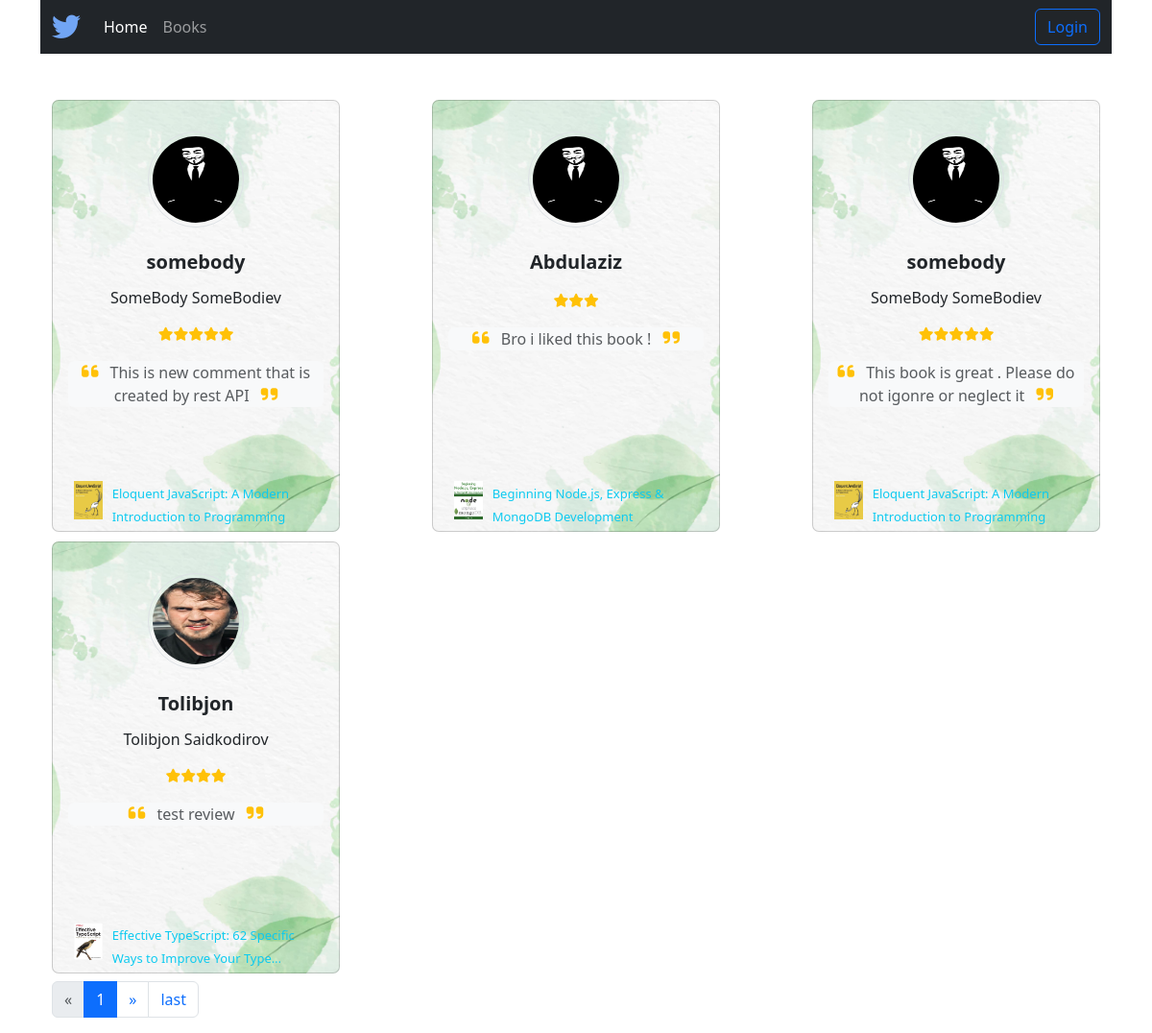
/home/, run on the app's committed database.
### books/models.py (models this page shows, shortened)
class BookReview(models.Model):
    user = models.ForeignKey(CustomUser, on_delete = models.CASCADE)
    book = models.ForeignKey(Book, on_delete=models.CASCADE, related_name="reviews")
    comment = models.TextField()
    stars_given = models.IntegerField(validators = [MinValueValidator(1), MaxValueValidator(5)])
    created_at = models.DateTimeField(default = timezone.now)

class Book(models.Model):
    title = models.CharField(max_length = 250)
    description = models.TextField()
    isbn = models.CharField(max_length = 17)
    cover_picture = models.ImageField(upload_to="books/" , default="default_cover_picture.jpg")

### users/models.py (models this page shows)
class CustomUser(AbstractUser):
    profile_picture = models.ImageField(default='users/default_profile_picture.jpg', upload_to='users/')

### goodreads_v1/views.py (the view)
# urls.py: path("home/", home_page, name="home_page"),
def home_page(request):
    reviews = BookReview.objects.all().order_by("-created_at")
    for review in reviews:
        review.stars_given = [ star for star in range(review.stars_given) ]
    paginator = Paginator(reviews, 4)
    page = request.GET.get('page', 1)
    paginated_page = paginator.get_page(page)
    context = {
        "reviews": paginated_page
    }
    return render(request,'home_page.html', context)

### templates/home_page.html (shortened to what this page needs)
{% extends "base.html" %}
{% load static %}
{% block content %}
{% if reviews %}
<div class="mb-2 mt-5 review_container">
    {% for review in reviews %}
<div class="card">
    <div class="card-body py-4 mt-2">
      <div class="d-flex justify-content-center mb-4">
        <img src="{{ review.user.profile_picture.url }}"
          class="rounded-circle border p-1" width="100" height="100" />
      </div>
      <h5 class="fw-bold text-center"> {{ review.user.username }} </h5>
      <h6 class="my-3 text-center"> {{review.user.get_full_name}} </h6>
      <ul class="list-unstyled d-flex justify-content-center">
        {% for star in review.stars_given %}
        <li>
            <i class="fas fa-star fa-sm text-warning"></i>
        </li>
        {% endfor %}
      </ul>
      <p class="mb-2 text-center bg-light rounded">
        <i class="fas fa-quote-left pe-2 fs-5 text-warning"></i>
        <span class="text-muted">{{ review.comment| truncatechars:90 }}</span>
        <i class="fas fa-quote-right ps-2 fs-5 text-warning"></i>
      </p>
    </div>
    <div class="row mx-auto mb-1">
        <div class="col col-2 mx-auto profile_picture_wrapper_tiny ">
            <img src="{{ review.book.cover_picture.url }}" alt="" class="profile_pic ">
        </div>
        <div class="col col-10">
            <a href="{% url "books:detail" review.book.id %}" class="small_text text-info">
                {{ review.book.title|truncatechars:60 }}
            </a>
        </div>
      </div>
  </div>
{% endfor %}
</div>
<nav aria-label="Page navigation example">
    <ul class="pagination">
        {% if reviews.has_previous %}
        <li class="page-item">
            <a class="page-link" href="{% url "home_page" %}?page=1">first</a>
        </li>
        <li class="page-item">
            <a class="page-link" href="{% url "home_page" %}?page={{ reviews.previous_page_number }}" aria-label="Previous">
              <span aria-hidden="true">&laquo;</span>
            </a>
        </li>
        {% else %}
        <li class="page-item disabled">
            <a class="page-link" aria-label="Previous">
              <span aria-hidden="true">&laquo;</span>
            </a>
        </li>
        {% endif %}
        <li class="page-item active"><a class="page-link">{{ reviews.number }}</a></li>
        {% if reviews.has_next %}
        <li class="page-item">
            <a class="page-link" href="{% url "home_page" %}?page={{ reviews.next_page_number }}" aria-label="Next">
              <span aria-hidden="true">&raquo;</span>
            </a>
          </li>
        <li class="page-item">
            <a class="page-link" href="{% url "home_page" %}?page={{ reviews.paginator.num_pages }}">last</a>
        </li>
        {% else %}
        <li class="page-item disabled">
            <a class="page-link" aria-label="Next">
              <span aria-hidden="true">&raquo;</span>
            </a>
        </li>
        {% endif %}
    </ul>
  </nav>
{% else %}
<p>No reviews found</p>
{% endif %}
{% endblock content %}

### templates/base.html (shortened to what this page needs)
{% load static %}
<!DOCTYPE html>
<html lang="en">
<head>
    <link href="https://cdn.jsdelivr.net/npm/bootstrap@5.3.2/dist/css/bootstrap.min.css" rel="stylesheet">
    <link rel="stylesheet" href="https://cdnjs.cloudflare.com/ajax/libs/font-awesome/6.5.1/css/all.min.css" />
    <link rel="stylesheet" href="{% static "css/main.css" %}">
</head>
<body>
    <div class="container">
        {% include "partials/navbar.html" %}
        <div class="container-fluid mt-3">
            {% block content %}
            {% endblock content %}
        </div>
    </div>
</body>
</html>

### templates/partials/navbar.html (shortened to what this page needs)
{% url "home_page" as home_page_url %}
{% url "books:books" as books_list_url %}
<nav class="navbar navbar-expand-lg navbar-dark bg-dark">
    <div class="container-fluid">
      <a class="navbar-brand" href="{% url "landing_page" %}"><i class="fab fa-twitter fa-xl" style="color: #71a5f4;"></i></a>
      <div class="collapse navbar-collapse" id="navbarSupportedContent">
        <ul class="navbar-nav me-auto mb-2 mb-lg-0">
          <li class="nav-item">
            <a class="nav-link {% if request.path == home_page_url %} active {% endif %}" aria-current="page" href="{% url "home_page" %}">Home</a>
          </li>
          <li class="nav-item">
            <a class="nav-link {% if request.path == books_list_url %} active {% endif %}" aria-current="page" href="{% url "books:books" %}">Books</a>
          </li>
        </ul>
        <div class="div">
          {% if request.user.is_authenticated %}
          <li class="nav-item dropdown ">
            <button class="btn btn-dark dropdown-toggle" data-bs-toggle="dropdown" aria-expanded="false">
              {{ request.user.username }}
            </button>
            <ul class="dropdown-menu dropdown-menu-dark">
              <li><a class="dropdown-item" href="{% url "users:profile" %}">Profile</a></li>
              <li><hr class="dropdown-divider bg-secondary"></li>
              <li><a class="dropdown-item" href="{% url "users:logout" %}">Logout</a></li>
            </ul>
          </li>
          {% else %}
          <a href="{% url "users:login" %}" class="btn btn-outline-primary">Login</a>
          {% endif %}
        </div>
      </div>
    </div>
  </nav>

### static/css/main.css (style rules this page uses)
.profile_picture_wrapper_tiny { width: 30px; }
.profile_picture_wrapper_tiny .profile_pic { width: 30px; }
html { scroll-behavior: smooth; }
.review_container { display: flex; align-items: center; gap: 10px; flex-wrap: wrap; justify-content: space-between; }
.small_text { font-size: 13px; text-decoration: none; }
.review_container .card { width: 300px; height: 450px; border-radius: 7px; position: relative; background-size: cover; background-image: url(../images/card_bg_1.jpg); background-origin: border-box; background-position: center center; background-repeat: no-repeat; }

### data on the page
BookReview: user.profile_picture (placeholder picture), user.username "somebody", user.get_full_name "SomeBody SomeBodiev", stars_given 5 (drawn), comment "This is new comment that is created by rest API", book.cover_picture (picture), book "Eloquent JavaScript: A Modern Introduction to Programming"
BookReview: user.profile_picture (placeholder picture), user.username "Abdulaziz", stars_given 3 (drawn), comment "Bro i liked this book !", book.cover_picture (picture), book "Beginning Node.js, Express & MongoDB Development"
BookReview: user.profile_picture (placeholder picture), user.username "somebody", user.get_full_name "SomeBody SomeBodiev", stars_given 5 (drawn), comment "This book is great . Please do not igonre or neglect it", book.cover_picture (picture), book "Eloquent JavaScript: A Modern Introduction to Programming"
BookReview: user.profile_picture (picture), user.username "Tolibjon", user.get_full_name "Tolibjon Saidkodirov", stars_given 4 (drawn), comment "test review", book.cover_picture (picture), book "Effective TypeScript: 62 Specific Ways to Improve Your Type…"

### other printed values
{{ reviews.number }} "1"
